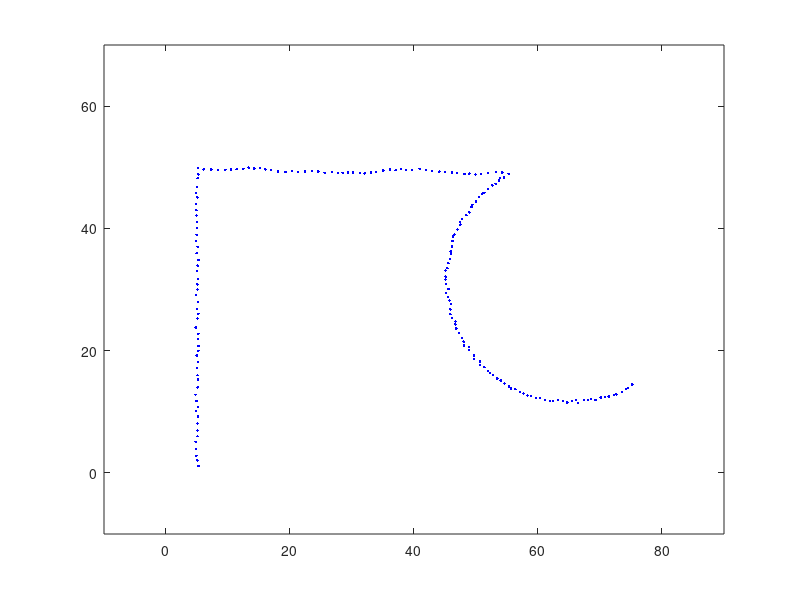

Reproduce this figure in MATLAB. (Note: this script raises an error after producing the figure.)
clear;
clc;
%% Case 1
x = [];
y = [];

noise_mag = 0.5;
% Create horizontal line
for i = 1:50
    new_x = 5 + noise_mag*(rand - 0.5);
    new_y = i + noise_mag*(rand - 0.5);
    x = [x, new_x];
    y = [y, new_y];
end

% Create vertical line
for i = 1:50
    new_x = x(end) + 1 + noise_mag*(rand - 0.5);
    new_y = y(end) + noise_mag*(rand - 0.5);
    x = [x, new_x];
    y = [y, new_y];
end

% Create circle
r = 20;
x_c = x(end) + r * cos(pi/3);
y_c = y(end) - r * sin(pi/3);
for i = 1:90
    new_x = x_c + r*cos(pi/180*i*2 + 2*pi/3) + noise_mag*(rand - 0.5);
    new_y = y_c + r*sin(pi/180*i*2 + 2*pi/3) + noise_mag*(rand - 0.5);
    x = [x, new_x];
    y = [y, new_y];
end

plot(x,y,'b.'); hold on;
axis([-10,90,-10,70]);

%% Algorithm
d_threshold = 1;
left_seg = {};
right_seg = {};
seg = {};
for i = 1 : length(x)
%     % Given Point
%     x_left  = x(1 : i);
%     y_left  = y(1 : i);
%     x_right = x(i : end);
%     y_right = y(i : end);
%     
%     d_sum = 0;
%     for L = 1 : length(x_left) - 1
%         
%         d = cal_dist( x_left(end - L) , y_left(end - L) , x_left(end) , y_left(end) );
%         d_sum  = d_sum + cal_dist( x_left(end - L) , y_left(end - L) , x_left(end - L + 1) , y_left(end - L + 1) );
%         
%         if (d_sum - d) > d_threshold || L == length(x_left) - 1
%             
%             data_cell = { x_left(end - L +1 : end) , y_left(end - L +1 : end) };
%             left_seg = cat(1, left_seg, data_cell);
%             
%             break;
%         end
%     end
% 
%     
%     d_sum = 0;
%     for R = 1 : length(x_right) - 1
%         
%         d = cal_dist( x_right(1) , y_right(1) , x_right(R+1) , y_right(R+1) );
%         d_sum  = d_sum + cal_dist( x_right(R) , y_right(R) , x_right(R+1) , y_right(R+1) );
%         
%         if (d_sum - d) > d_threshold
% 
%             data_cell = { x_right(1 : R) , y_right(1 : R) };
%             right_seg = cat(1, right_seg, data_cell);
% 
%             break;
%         end
%     end

    d_sum = 0;
    for L = 1 : length(x) - 1
        
        d = cal_dist( x(L+1) , y(L+1) , x(1) , y(1) );
        d_sum  = d_sum + cal_dist( x(L) , y(L) , x(L + 1) , y(L + 1) );
        
        if (d_sum - d) > d_threshold || L == length(x) - 1
            
            data_cell = { x(1:L) , y(1:L) };
            seg = cat(1, seg, data_cell);
            x = x(L:end);
            y = y(L:end);
            break;
        end
    end

    if length(x) <= 2
        seg{end,1} = [ seg{end,1} , x(end)];
        seg{end,2} = [ seg{end,2} , y(end)];
        break;
    end
end

%%

for i = 1 : length(seg)
    x = seg{i,1};
    y = seg{i,2};

    plot(x,y,'.');
end











